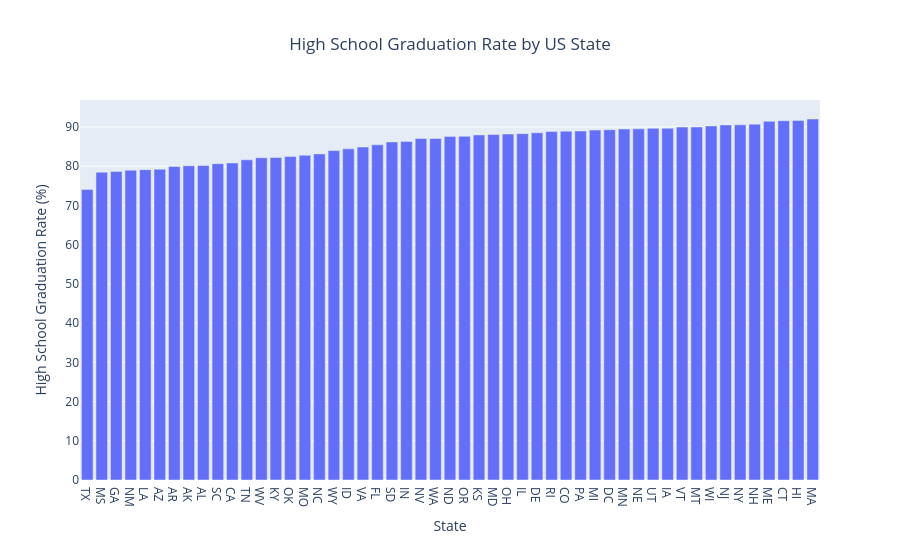

Write notebook code for a chart like this one.
### Code cell
import plotly.express as px

fig = px.bar(
    hs_by_state,
    x="Geographic Area",
    y="percent_completed_hs",
    title="High School Graduation Rate by US State",
    labels={
        "Geographic Area": "State",
        "percent_completed_hs": "High School Graduation Rate (%)"
    }
)

fig.update_layout(title_x=0.5)

fig.show()

### Figure 1 — Plotly figure (JSON) as saved in the notebook; plotly's stock layout.template omitted (floating-point values rounded to 4 significant figures)
{"data": [{"hovertemplate": "State=%{x}<br>High School Graduation Rate (%)=%{y}<extra></extra>", "legendgroup": "", "marker": {"color": "#636efa", "pattern": {"shape": ""}}, "name": "", "orientation": "v", "showlegend": false, "textposition": "auto", "type": "bar", "x": ["TX", "MS", "GA", "NM", "LA", "AZ", "AR", "AK", "AL", "SC", "CA", "TN", "WV", "KY", "OK", "MO", "NC", "WY", "ID", "VA", "FL", "SD", "IN", "NV", "WA", "ND", "OR", "KS", "MD", "OH", "IL", "DE", "RI", "CO", "PA", "MI", "DC", "MN", "NE", "UT", "IA", "VT", "MT", "WI", "NJ", "NY", "NH", "ME", "CT", "HI", "MA"], "xaxis": "x", "y": [74.09, 78.47, 78.63, 78.97, 79.12, 79.22, 79.95, 80.1, 80.16, 80.65, 80.82, 81.63, 82.14, 82.22, 82.46, 82.79, 83.14, 83.97, 84.42, 84.88, 85.46, 86.18, 86.32, 87.05, 87.07, 87.6, 87.6, 87.97, 88.08, 88.2, 88.29, 88.52, 88.82, 88.93, 88.97, 89.21, 89.3, 89.47, 89.52, 89.64, 89.67, 89.98, 89.99, 90.26, 90.52, 90.54, 90.71, 91.43, 91.59, 91.67, 92.03], "yaxis": "y"}], "layout": {"autosize": true, "barmode": "relative", "legend": {"tracegroupgap": 0}, "title": {"text": "High School Graduation Rate by US State", "x": 0.5}, "xaxis": {"anchor": "y", "autorange": true, "domain": [0, 1], "range": [-0.5, 50.5], "title": {"text": "State"}, "type": "category"}, "yaxis": {"anchor": "x", "autorange": true, "domain": [0, 1], "range": [0, 96.87], "title": {"text": "High School Graduation Rate (%)"}, "type": "linear"}}}
